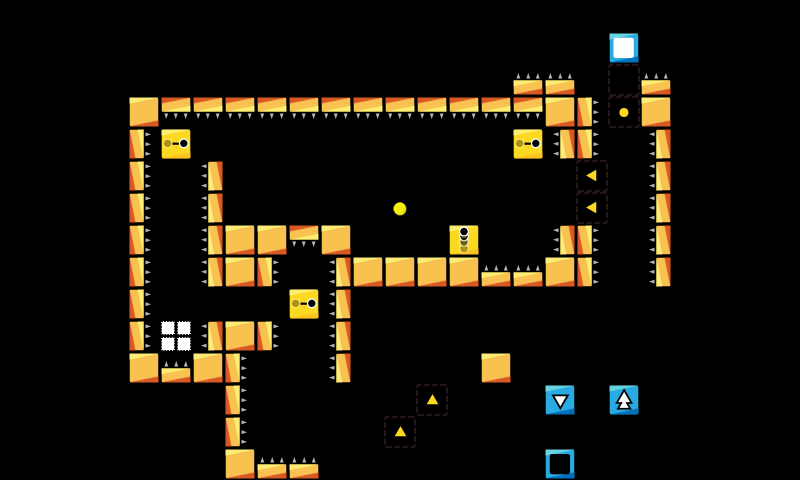

This is a level from a 2D game, rendered from its Tiled map with the project's own tilesets. A one-line summary and the map file follow, with tile-layer data summarised:
An orthogonal 25x15 tile map with 32x32 px tiles, 1 tile layer (map).

<map version="1.0" orientation="orthogonal" renderorder="right-down" width="25" height="15" tilewidth="32" tileheight="32" nextobjectid="7">
 <properties>
  <property name="ad" value="false" />
 </properties>
 <tileset firstgid="1" name="map_tiles" tilewidth="32" tileheight="32">
  <image source="../../img/map_tiles.png" width="480" height="480" />
 </tileset>
 <layer name="map" width="25" height="15">
  <data>[375 cells, 92 non-empty, 15 distinct tile ids]</data>
 </layer>
 <objectgroup name="Object Layer 1" />
</map>
